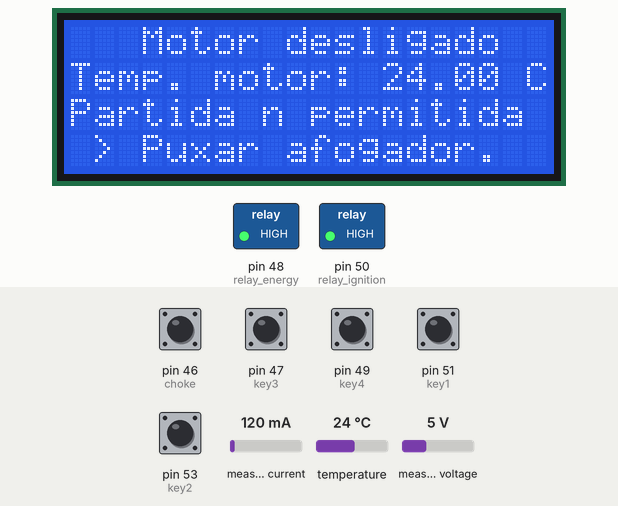
This sketch was run on a simulated Arduino Mega 2560, built with avr-gcc and run on an emulated ATmega2560. Parts: 20×4 character LCD, switched loads named in the sketch (green lamp = pin HIGH). The inputs (shaded band) are chosen by the test bench; at power-on: pin 46 (choke), pin 47 (key3), pin 49 (key4), pin 51 (key1), pin 53 (key2) HIGH, temperature 24 °C, measured current 120 mA, measured voltage 5 V. EEPROM starts erased.

Above: at 4.1 s.
4.2 s: temperature set to 39.4 °C
At 12.3 s:
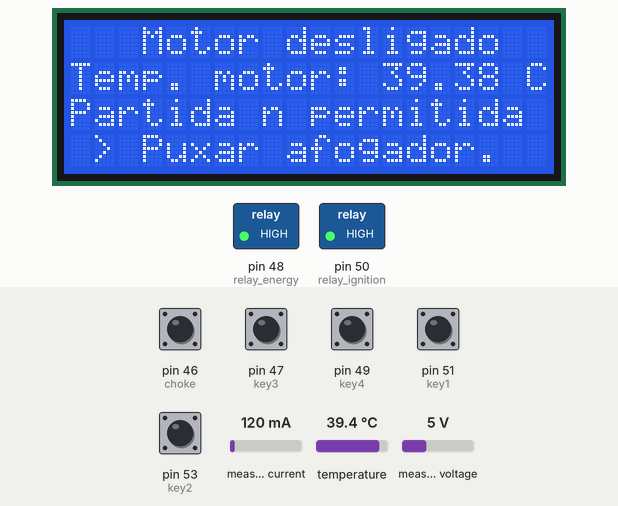
13.3 s: temperature set to 40.3 °C
At 22.5 s:
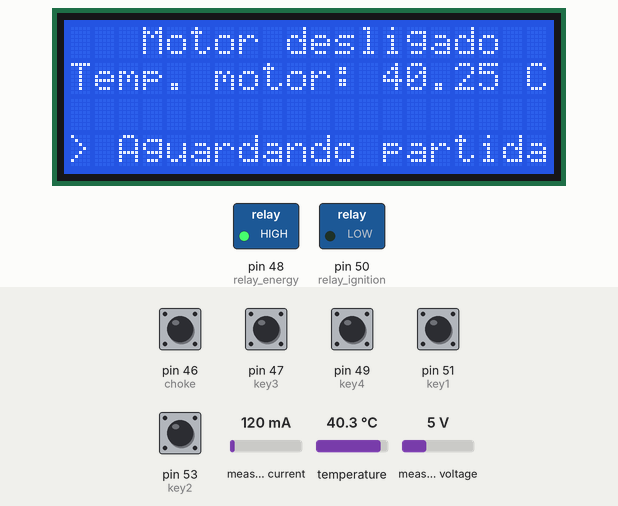
27.3 s: pin 49 (key4) pulled LOW for 0.15 s
At 28.1 s:
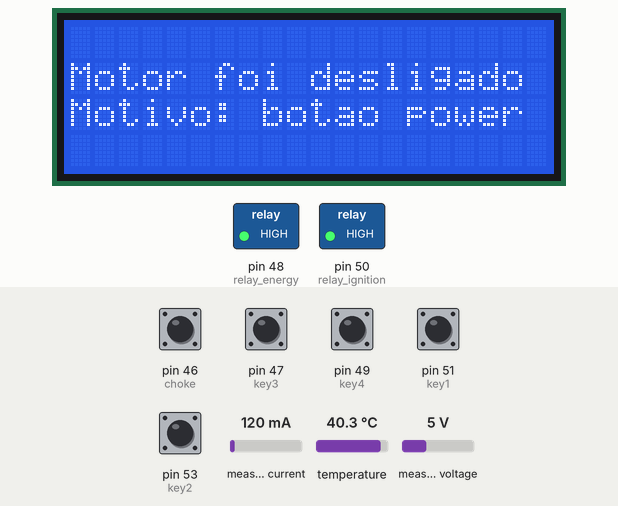
28.9 s: pin 51 (key1) pulled LOW for 1 s
At 29.9 s:
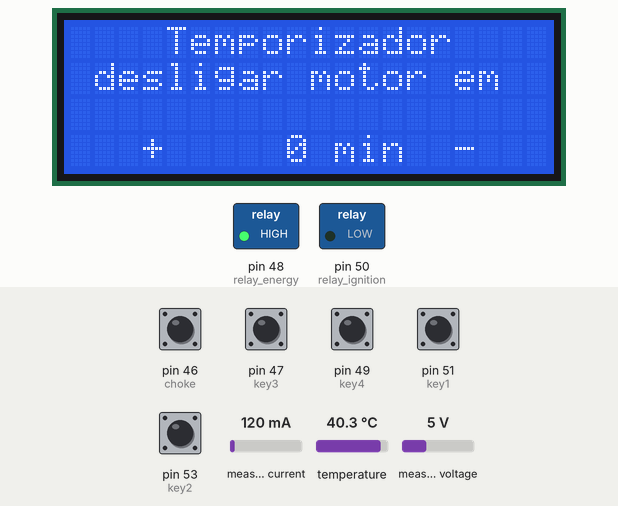
31.4 s: pin 51 (key1) pulled LOW for 0.15 s
At 34.0 s:
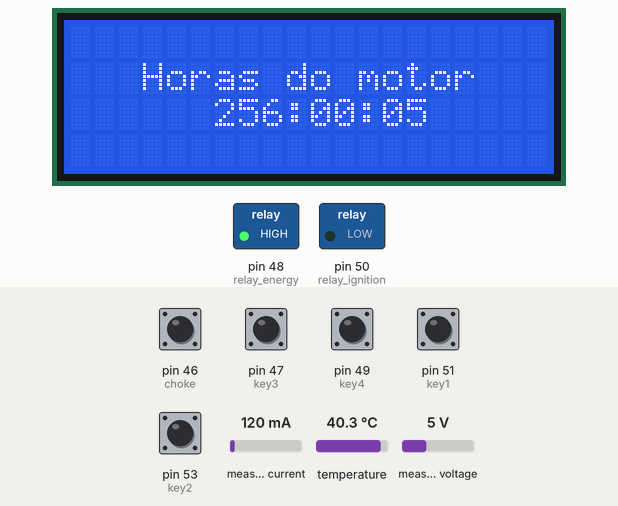
35.7 s: pin 51 (key1) pulled LOW for 0.15 s
At 36.1 s:
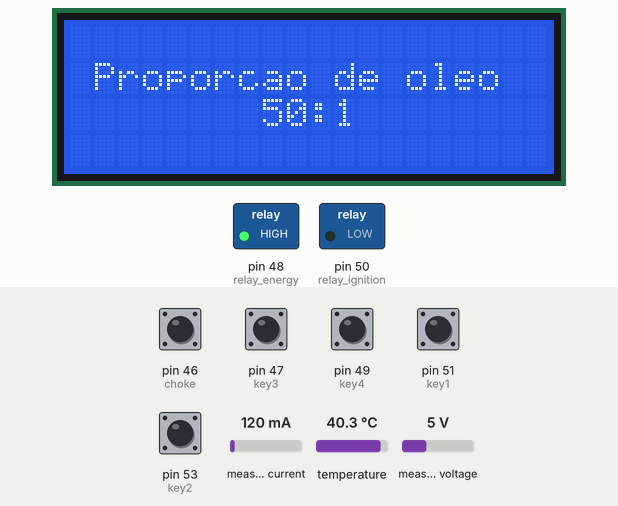
Timing chart, 0 to 38.3 s (numbered marks = the images above; inputs shaded):
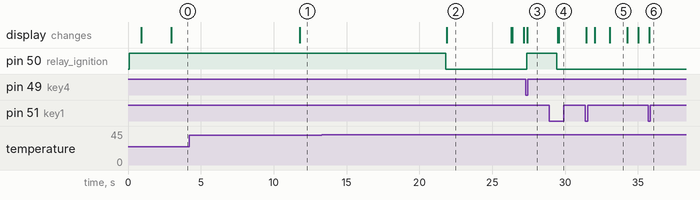

The sketch:

Gerador.ino
```cpp
// (licence header left out)
// Pins

#define key1 51
#define key2 53
#define key3 47
#define key4 49

#define relay_ignition 50
#define relay_energy 48

#define choke 46

// Defaults
#define temperature_limit 110
#define choke_temperature 40

#define min_voltage 80
#define max_voltage 130
#define max_power 900


// Libs
#include <EEPROM.h>
#include <Wire.h>

#include "EmonLib.h"
EnergyMonitor emon1;

#include <LiquidCrystal_I2C.h>
LiquidCrystal_I2C lcd(0x27,2,1,0,4,5,6,7,3, POSITIVE);

#include <OneWire.h>
#include <DallasTemperature.h>

// Keypad
int key_status, last_key = 0, key1_status, key2_status, key3_status, key4_status;

// Choke
int choke_status;

// Energy Monitor
float power, voltage, current;

// System Status
int engine_status = 0, energy_status = 0, screen = 0, mode = 0, ignition_status = 0, engine_message = 0;
int counter_id = 0, second_counter = 0;
int i = 0, timer = 0, blink = 0, last_second = 0, second = 0, minute = 0, hour = 0, day = 0, normal_voltage_counter = 0;
int engine_hour, engine_minute, engine_second;

// Thermometer
OneWire temp_pin(3);
DallasTemperature temp_bus(&temp_pin);
DeviceAddress temp_sensor;
float temperature;

void setup(){
  Serial.begin(9600);
  lcd.begin(20, 4);
  lcd.clear();

  // Energy Monitor
  emon1.voltage(0, 211.6, 1.7);
  emon1.current(1, 29);

  // Keypad
  pinMode(key1, INPUT_PULLUP);
  pinMode(key2, INPUT_PULLUP);
  pinMode(key3, INPUT_PULLUP);
  pinMode(key4, INPUT_PULLUP);

  // Relays
  pinMode(relay_ignition, OUTPUT);
  pinMode(relay_energy, OUTPUT);

  // Choke
  pinMode(choke, INPUT_PULLUP);

  // Thermometer
  temp_bus.begin();
  temp_bus.getAddress(temp_sensor, 0);

  // Engine timer
  engine_hour = EEPROM.read(0);
  engine_minute = EEPROM.read(1);
  engine_second = EEPROM.read(2);

  init_system();
}

void init_system(){
  digitalWrite(relay_ignition, HIGH);
  digitalWrite(relay_energy, HIGH);

  get_temperature();

  lcd.setCursor(0,0);
  lcd.print(" Gerador de Energia");
  lcd.setCursor(0,1);
  lcd.print("      HG Brasil");
  lcd.setCursor(0,3);
  lcd.print("      v 1.0.0");
  delay(2000);
  lcd.clear();
}

void loop(){
  get_inputs();

  cron();
  engine_cron();

  switch (screen) {
    case 0:
    engine_screen();
    break;
    case 1:
    lcd.setCursor(0,0);
    lcd.print("    Temporizador    ");
    lcd.setCursor(0,1);
    lcd.print(" desligar motor em  ");
    lcd.setCursor(0,3);
    lcd.print("   +   ");
    if(timer < 10) lcd.print(" ");
    if(timer < 100) lcd.print(" ");
    lcd.print(timer);
    lcd.print(" min");
    lcd.print("  -  ");
    break;
    case 2:
    lcd.setCursor(0,1);
    lcd.print("   Horas do motor   ");
    lcd.setCursor(0,2);

    lcd.print("      ");
    if(engine_hour < 10) lcd.print("0");
    lcd.print(engine_hour);
    lcd.print(":");
    if(engine_minute < 10) lcd.print("0");
    lcd.print(engine_minute);
    lcd.print(":");
    if(engine_second < 10) lcd.print("0");
    lcd.print(engine_second);

    break;
    case 3:
    lcd.setCursor(0,1);
    lcd.print(" Proporcao de oleo ");
    lcd.setCursor(0,2);
    if(engine_hour < 30) lcd.print("        30:1        ");
    else lcd.print("        50:1        ");
    break;
    case 4:
    lcd.setCursor(0,0);
    lcd.print("  Modo emergencia  ");
    lcd.setCursor(0,2);
    lcd.print("Ir modo para manual?");
    lcd.setCursor(0,4);
    lcd.print("  SIM          NAO  ");
    break;
    case 5:
    lcd.setCursor(0,0);
    lcd.print("    Dados brutos    ");
    lcd.setCursor(0,1);
    lcd.print(voltage);
    lcd.print(" V | ");
    lcd.print(power);
    lcd.print(" W  ");
    lcd.setCursor(0,2);
    lcd.print(current);
    lcd.print(" A | ");
    lcd.print(temperature);
    lcd.print(" C  ");
    break;
  }
}

void engine_screen(){
  if(engine_status == 0) {
    lcd.setCursor(0,0);
    lcd.print("   Motor desligado  ");
    lcd.setCursor(0,1);
    lcd.print("Temp. motor: ");
    lcd.print(temperature);
    lcd.print(" C");

    if(ignition_status == 0) {
      lcd.setCursor(0,2);
      lcd.print("Partida n permitida ");

      if(temperature > temperature_limit) {
        lcd.setCursor(0,3);
        lcd.print("Motor muito quente! ");
      } else if(!choke_status && temperature < choke_temperature) {
        lcd.setCursor(0,3);
        lcd.print(" > Puxar afogador.   ");
      }
    } else {
      lcd.setCursor(0,2);

      if(!choke_status && temperature < choke_temperature) {
        lcd.print(" ! Puxar afogador ! ");
      } else {
        lcd.print("                    ");
      }

      lcd.setCursor(0,3);
      lcd.print("> Aguardando partida");
    }

  } else {
    lcd.setCursor(0,0);
    lcd.print("    Motor ligado    ");

    lcd.setCursor(0,1);
    lcd.print(voltage);
    lcd.print(" V   ");

    lcd.setCursor((power < 100 ? (power < 10 ? 14 : 13) : 12), 1);
    if(power > 0) lcd.print(power);
    else lcd.print("0.00");
    lcd.print(" W");

    lcd.setCursor(0,2);
    switch(engine_message){
      case 0:
      if(timer != 0 && timer <= 5) {
        lcd.print("Timer restante ");
        lcd.print(timer);
        lcd.print(" min");
      } else {
        lcd.print("                    ");
      }
      break;
      case 1:
      lcd.print(" > Soltar afogador  ");
      break;
      case 2:
      lcd.print("  ! Tensao baixa !  ");
      break;
      case 3:
      lcd.print("  ! Tensao alta !   ");
      break;
      case 4:
      lcd.print("! Temperatura alta !");
      break;
      case 5:
      lcd.print("Verificando motor...");
      break;
    }

    lcd.setCursor(0,3);
    lcd.print(" ");
    lcd.print(temperature);
    lcd.print(" C ");

    lcd.setCursor(11,3);
    if(hour < 10) lcd.print("0");
    lcd.print(hour);
    lcd.print(":");
    if(minute < 10) lcd.print("0");
    lcd.print(minute);
    lcd.print(":");
    if(second < 10) lcd.print("0");
    lcd.print(second);
  }
}

void engine_cron(){
  if(engine_status == 0) {

    if(ignition_status == 0) {
      if(temperature < temperature_limit) {
        if(temperature < choke_temperature) {
          if(choke_status) change_ignition(1);
        } else {
          change_ignition(1);
        }
      }
    } else {
      if(voltage >= 40) {
        engine_status = 1;
        clear_timers();
        lcd.clear();
      }
    }

  } else {

    // High temperature
    if(temperature > temperature_limit){
      change_ignition(0);
    }

    // Engine stoped
    if(voltage <= 10) {
      start_counter(5);
      engine_message = 5;

      if(counter_done(5, 10)){
        change_ignition(0);
      }
    } else {
      if(engine_message == 5) engine_message = 0;
      clear_counter(5);
    }

    // Low voltage
    if(voltage > 11 && voltage <= min_voltage) {
      start_counter(2);
      engine_message = 2;

      if(counter_done(2, 5)){
        change_energy(0);
      }
    } else {
      if(engine_message == 2) engine_message = 0;
      clear_counter(2);
    }

    // High voltage
    if(voltage >= max_voltage) {
      start_counter(3);
      engine_message = 3;

      if(counter_done(3, 5)){
        change_energy(0);
      }
    } else {
      if(engine_message == 3) engine_message = 0;
      clear_counter(3);
    }

    // Normal voltage
    if(energy_status == 0 && voltage > min_voltage && voltage < max_voltage){
      start_counter(10);

      if(counter_done(10, 5)){
        change_energy(1);
      }
    } else {
      clear_counter(10);
    }

    // Temperature warning
    if(temperature > (temperature_limit - 5)){
      engine_message = 4;
    } else if(engine_message == 4){
      engine_message = 0;
    }

    // Chock warning
    if(choke_status == 1 && engine_message == 0) engine_message = 1;
    if(choke_status == 0 && engine_message == 1) engine_message = 0;

  }
}

void change_ignition(int to){
  if(to == 1){
    digitalWrite(relay_ignition, LOW);
    ignition_status = 1;
  } else {
    digitalWrite(relay_ignition, HIGH);
    ignition_status = 0;
    engine_status = 0;
    timer = 0;
    change_energy(0);
  }
}

void change_energy(int to){
  if(to == 1){
    digitalWrite(relay_energy, LOW);
    energy_status = 1;
  } else {
    digitalWrite(relay_energy, HIGH);
    energy_status = 0;
  }
}

void get_energy(){
  emon1.calcVI(20, 2000);

  power = emon1.realPower;
  voltage = emon1.Vrms;
  current = emon1.Irms;
}

void get_inputs(){
  key1_status = digitalRead(key1);
  key2_status = digitalRead(key2);
  key3_status = digitalRead(key3);
  key4_status = digitalRead(key4);

  choke_status = digitalRead(choke) ? 0 : 1;

  if(!key1_status) {
    key_status = 1;
  } else if(!key2_status) {
    key_status = 2;
  } else if(!key3_status) {
    key_status = 3;
  } else if(!key4_status) {
    key_status = 4;
  } else {
    key_status = 0;
  }

  if(key_status == 1 && last_key != 1) {
    screen++;
    lcd.clear();
    if(screen >= 6) screen = 0;
  }

  if(key_status != last_key){
    switch (screen) {
      case 1:
        if(timer < 10) i = 1;
        else if(timer < 60) i = 5;
        else i = 20;

        if(key_status == 2) timer += i;
        if(key_status == 3) timer -= i;
        if(timer < 0) timer = 0;
      break;
      case 4:
        if(key_status == 3) screen = 0;
        if(key_status == 2) manual_mode();
      break;
    }
  }

  if(key_status == 4 && engine_status == 1){
    change_ignition(0);

    lcd.clear();
    lcd.setCursor(0,1);
    lcd.print("Motor foi desligado");
    lcd.setCursor(0,2);
    lcd.print("Motivo: botao power");
    delay(2000);
    lcd.clear();
  }

  last_key = key_status;
}

void get_temperature(){
  temp_bus.requestTemperatures();
  temperature = temp_bus.getTempC(temp_sensor);
}

void manual_mode(){
  digitalWrite(relay_energy, LOW);
  digitalWrite(relay_ignition, LOW);

  lcd.clear();
  lcd.setCursor(0,1);
  lcd.print("     ! ATENCAO ! ");
  lcd.setCursor(0,2);
  lcd.print("Eletronica desligada");

  delay(5000);
  lcd.setBacklight(LOW);

  while(true){
    delay(1000);
  }
}

void clear_timers(){
  second = 0;
  minute = 0;
  hour = 0;
  day = 0;
}

void start_counter(int id){
  if(counter_id == 0) {
    second_counter = 0;
    counter_id = id;
  }
}

int counter_done(int id, int to){
  if(counter_id == id && second_counter >= to){
    counter_id = 0;
    return 1;
  }

  return 0;
}

void clear_counter(int id){
  if(counter_id == id) counter_id = 0;
}

void cron(){
  int current_second = millis()/1000;

  if(current_second > last_second || current_second < last_second){
    last_second = current_second;
    second++;

    blink = blink == 1 ? 0 : 1;

    if(second_counter < 15) second_counter++;
    if(second_counter == 15) counter_id = 0;

    if(second % 5 == 0) {
      if(ignition_status) get_energy();
    }

    if(second % 10 == 0) {
      get_temperature();
    }

    if(engine_status == 1) {
      engine_second++;
      EEPROM.write(2, engine_second);
    }
  }

  if(engine_status == 1){
    if(engine_second >= 60){
      engine_minute++;
      engine_second = 0;

      EEPROM.write(2, engine_second);
      EEPROM.write(1, engine_minute);
    }

    if(engine_minute >= 60){
      engine_hour = engine_hour + 1;
      engine_minute = 0;

      EEPROM.write(1, engine_minute);
      EEPROM.write(0, engine_hour);
    }
  }

  if(second >= 60){
    minute++;
    second = 0;

    if(engine_status == 1 && timer > 0){
      timer--;

      if(timer == 0) {
        change_ignition(0);

        lcd.clear();
        lcd.setCursor(0,1);
        lcd.print(" Motor foi desligado");
        lcd.setCursor(0,2);
        lcd.print("   Motivo: timer");
        delay(2000);
        lcd.clear();
      }
    }
  }

  if(minute >= 60){
    hour = hour + 1;
    minute = 0;
  }

  if(hour >= 24){
    day = day + 1;
    hour = 0;
  }

  if(hour < 0){
    hour = 0;
  }

  if(minute < 0){
    minute = 0;
  }

}
```

Measured:
- the behaviour switches between 39.9 and 40 °C on temperature (found by bisection; images 1 and 2)
- after the input at 4.2 s, the display: changes after 7.6 s (image 1)
- after the input at 13.3 s, pin 50 (relay_ignition): HIGH → LOW after 8.5 s; the display: changes after 8.6 s (image 2)
- after the input at 27.3 s, pin 50 (relay_ignition): LOW → HIGH after 0.07 s; the display: changes after 0.11 s (image 3)
- after the input at 28.9 s, the display: first differs from a run without the input after 0.65 s (image 4)
- after the input at 31.4 s, the display: first changes after 0.06 s (image 5 shows a later state)
- after the input at 35.7 s, the display: changes after 0.06 s (image 6)
